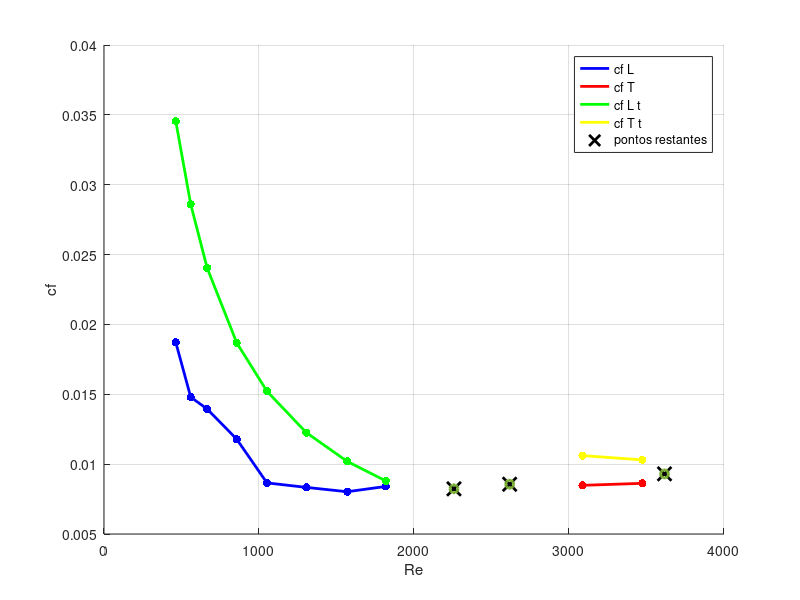
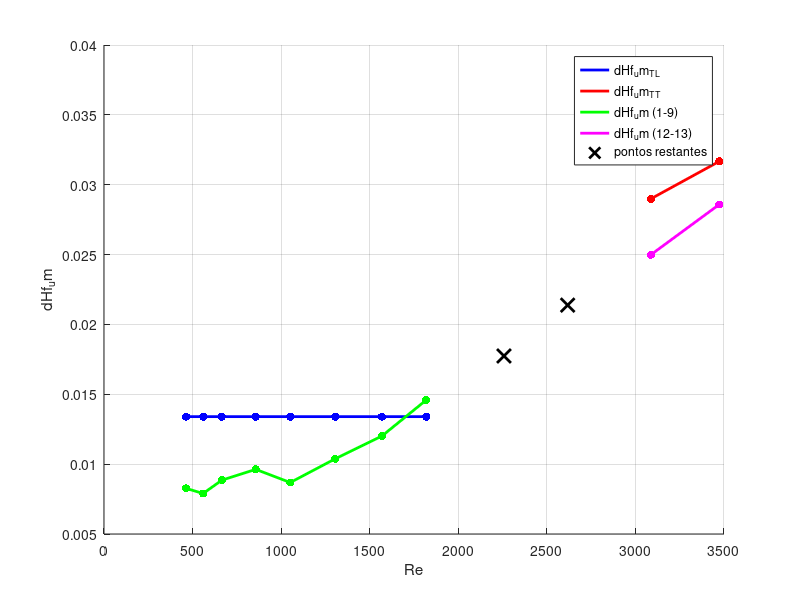

The MATLAB script that drew these images, in order:
clear; clc; close all;

%definir as variáveis das alturas
hA = [39.5 39 38.9 38.8 38.4 38.3 37.5 36.6 35.3 33 30.2 26.5 22.6 19.6];
hB = [40 40.8 40.9 41.3 41.7 41.9 42.6 43.5 44.8 47.1 49.7 53.2 56.8 59.5];

%definir a variável hm e converter de cm para m
hm = (hB-hA-0.5)/(100);

%definir variáveis das densidades dos fluidos
densidad_agua = 998.502;
densidad_anilina = 1026;

%definir a variável P
P = (hm*(densidad_anilina-densidad_agua)*9.8)

%definir a variável um (velocidade média) 

um = [0 0.0433 0.0523 0.06221 0.0801 0.0983 0.12203 0.1467 0.17 0.2111 0.2447 0.2887 0.3247 0.3381];

%definir a variável hf 
hf = (P./(densidad_agua*9.8))

%definir a variável cf experimental 
cf = (hf .* 0.014 * 2 * 9.8) ./ (4 * 0.7 * (um.^2))

%definir a variável Re (décimas) 
Re = (998.502 .*um*0.014)./(1.307*10^-3)

%definir as variáveis so cf teóricas
Cf_t_L = 16./Re(1:9)
Cf_t_T = 0.0791.*(Re(12:14)).^-0.25

%cálculo dos erros 
ErroscfL = ((Cf_t_L-cf(1:9))./cf(1:9))*100  
ErroscfT = ((Cf_t_T-cf(12:14))./cf(12:14))*100 

%definir as variáveis Hf (experimental e teóricas)
dHf_um = (hf./um)
x =0.0134;
dHf_um_T_L = repmat(x,1,8)
dHf_um_T_T = ((7*10^-5).*Re(12:14).^0.75)

%cálculo dos erros
ErrosHfL = ((dHf_um_T_L-dHf_um(1:8))./dHf_um(1:8))*100
ErrosHfT = ((dHf_um_T_T-dHf_um(12:14))./dHf_um(12:14))*100

% Gráfico cf em função de Re
%traçar as linhas que os pontos formam no gráfico
figure;
hold on;
plot(Re(1:9), cf(1:9), 'b', 'LineWidth', 2); 
plot(Re(12:13), cf(12:13), 'r', 'LineWidth', 2); 
plot(Re(1:9), Cf_t_L, 'g', 'LineWidth', 2); 
plot(Re(12:13), Cf_t_T(1:2), 'y', 'LineWidth', 2); 
plot(Re([10 11 14]), cf([10 11 14]), 'kx', 'MarkerSize', 10, 'LineWidth', 2); 

%marcar os pontos no gráfico
scatter(Re(1:9), cf(1:9), 'filled', 'MarkerFaceColor', 'b'); 
scatter(Re(12:13), cf(12:13), 'filled', 'MarkerFaceColor', 'r');
scatter(Re(1:9), Cf_t_L, 'filled', 'MarkerFaceColor', 'g'); 
scatter(Re(12:13), Cf_t_T(1:2), 'filled', 'MarkerFaceColor', 'y');
scatter(Re([10 11 14]), cf([10 11 14]), 'kx', 'LineWidth', 2); 
hold off;

% Editar o gráfico em si
grid on;
legend('cf L', 'cf T', 'cf L t', 'cf T t', 'pontos restantes');
xlabel('Re');
ylabel('cf');


% Gráfico dHf_um em função de Re
%traçar as linhas que os pontos formam no gráfico
figure;
hold on;
plot(Re(2:9), dHf_um_T_L(1:8), 'b', 'LineWidth', 2);
plot(Re(12:13), dHf_um_T_T(1:2), 'r', 'LineWidth', 2); 
plot(Re(1:9), dHf_um(1:9), 'g', 'LineWidth', 2); 
plot(Re(12:13), dHf_um(12:13), 'm', 'LineWidth', 2); 
plot(Re([10 11]), dHf_um([10 11]), 'kx', 'MarkerSize', 10, "Linewidth", 2);

%marcar os pontos no gráfico
scatter(Re(2:9), dHf_um_T_L(1:8), 'filled', 'MarkerFaceColor', 'b'); 
scatter(Re(12:13), dHf_um_T_T(1:2), 'filled', 'MarkerFaceColor', 'r'); 
scatter(Re(1:9), dHf_um(1:9), 'filled', 'MarkerFaceColor', 'g'); 
scatter(Re(12:13), dHf_um(12:13), 'filled', 'MarkerFaceColor', 'm'); 
hold off;

% Editar o gráfico em si
grid on;
legend('dHf_um_T_L', 'dHf_um_T_T', 'dHf_um (1-9)', 'dHf_um (12-13)', 'pontos restantes');
xlabel('Re');
ylabel('dHf_um');



